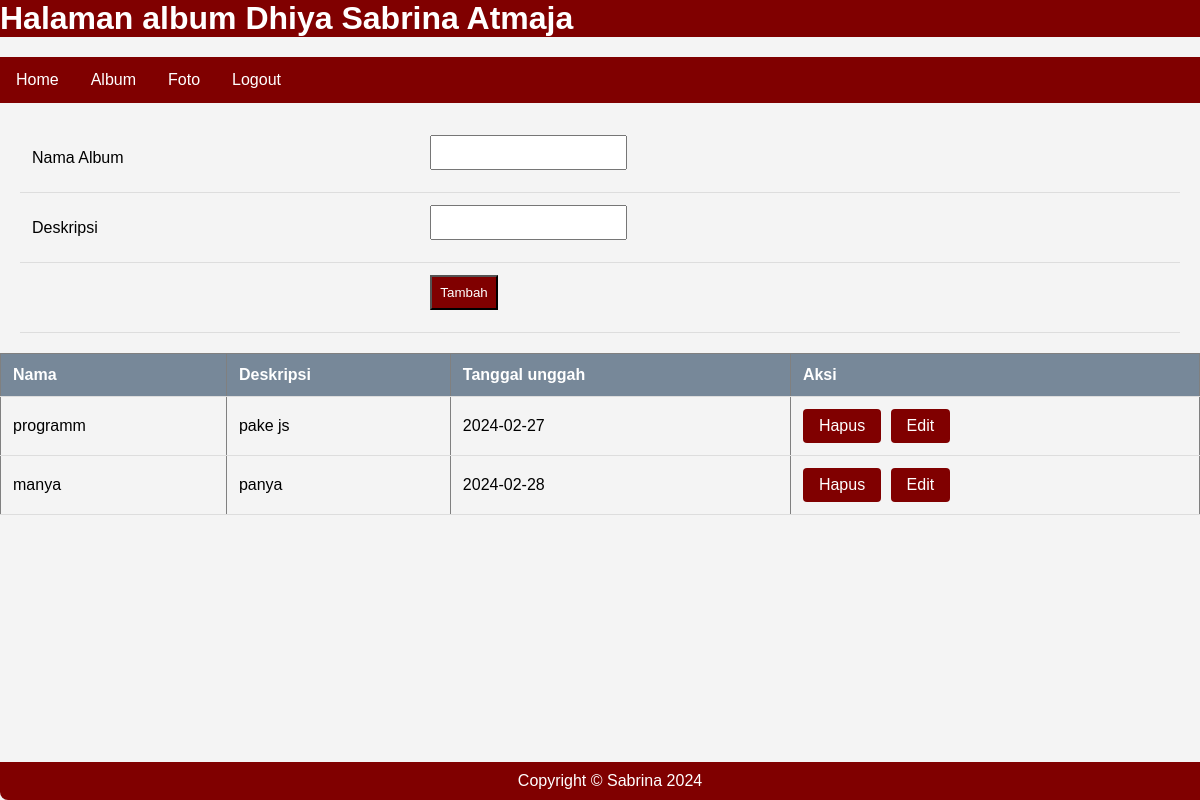
The app's page /album.php (signed in) with its own data.
### tables this page shows
CREATE TABLE `album` (
  `albumid` int(11) NOT NULL,
  `namaalbum` varchar(255) NOT NULL,
  `deskripsi` text NOT NULL,
  `tanggaldibuat` date NOT NULL,
  `userid` int(11) NOT NULL
);

### album.php (the view, shortened to what this page needs)
<!DOCTYPE html>
<html lang="en">
<head>
</head>
<body>
    <h1>Halaman album <b><?=$_SESSION['namalengkap']?></b></h1>
    <ul>
        <li><a href="index.php">Home</a></li>
        <li><a href="album.php">Album</a></li>
        <li><a href="foto.php">Foto</a></li>
        <li><a href="logout.php">Logout</a></li>
    </ul>
    <form action="tambah_album.php" method="post">
        <table>
            <tr>
                <td>Nama Album</td>
                <td><input type="text" name="namaalbum"></td>
            </tr>
            <tr>
                <td>Deskripsi</td>
                <td><input type="text" name="deskripsi"></td>
            </tr>
            <tr>
                <td></td>
                <td><input type="submit" value="Tambah"></td>
            </tr>
        </table>
    </form>
    <table border="1" cellpadding=5 cellspacing=0>
        <tr>
            <th>Nama</th>
            <th>Deskripsi</th>
            <th>Tanggal unggah</th>
            <th>Aksi</th>
        </tr>
        <?php
            include "koneksi.php";
            $userid=$_SESSION['userid'];
            $sql=mysqli_query($conn,"select * from album where userid='$userid'");
            while($data=mysqli_fetch_array($sql)){
        ?>
                <tr>
                    <td><?=$data['namaalbum']?></td>
                    <td><?=$data['deskripsi']?></td>
                    <td><?=$data['tanggaldibuat']?></td>
                    <td>
                        <a href="hapus_album.php?albumid=<?=$data['albumid']?>">Hapus</a>
                        <a href="edit_album.php?albumid=<?=$data['albumid']?>">Edit</a>
                    </td>
                </tr>
        <?php
            }
        ?>
    </table>
</body>
<footer>Copyright © Sabrina 2024 </footer>
</html>

### album.php (style rules this page uses)
body { font-family: Arial, sans-serif; margin: 0; padding: 0; background-color: #f4f4f4; }
h1 { list-style-type: none; margin: 0; padding: 0; overflow: hidden; color: white; background-color: #800000; }
ul { list-style-type: none; padding: 0; margin: 20px 0; background-color: #800000; overflow: hidden; }
li { float: left; }
li a { display: block; color: white; text-align: center; padding: 14px 16px; text-decoration: none; }
form { margin: 20px; }
table { width: 100%; border-collapse: collapse; margin-top: 20px; }
table a { display: inline-block; padding: 8px 16px; text-decoration: none; background-color: #800000; color: white; border: none; border-radius: 4px; cursor: pointer; margin-right: 5px; }
th, td { padding: 12px; text-align: left; border-bottom: 1px solid #ddd; }
th { background-color: #778899; color: white; }
input[type="text"], input[type="submit"] { padding: 8px; margin-bottom: 10px; }
input[type="submit"] { background-color: #800000; color: white; cursor: pointer; }
footer { background-color: #800000; color: white; padding: 10px; text-align: center; border-radius: 0 0 8px 8px; position: fixed; bottom: 0; width: 100%; }

### records on screen
album: namaalbum "programm", deskripsi "pake js", tanggaldibuat "2024-02-27"
album: namaalbum "manya", deskripsi "panya", tanggaldibuat "2024-02-28"

### other values on screen
$_SESSION['namalengkap'] "Dhiya Sabrina Atmaja"
